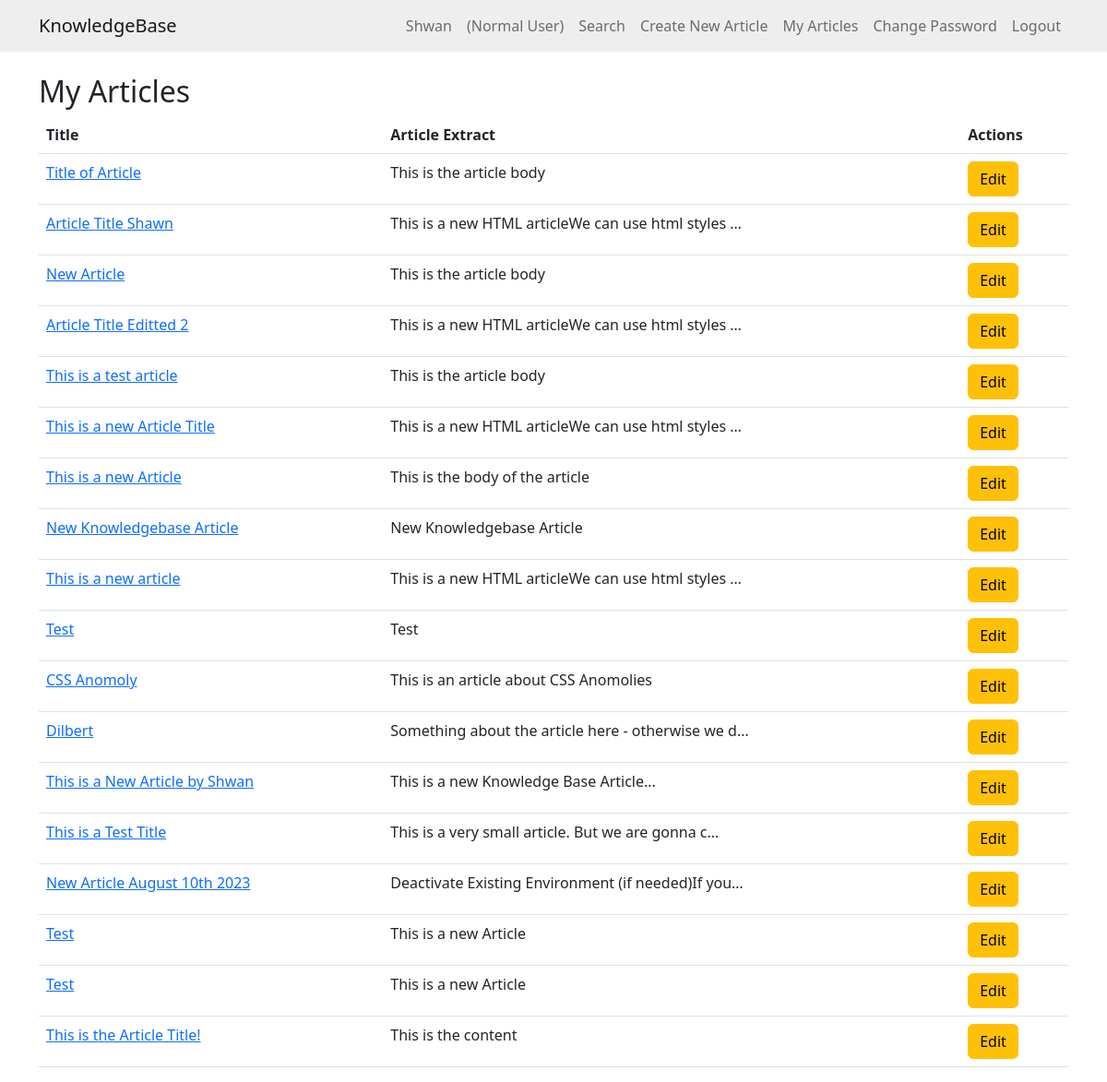
The page /myarticles/ (signed in) on the database its author committed.
### knowledge/models.py (models this page shows)
class KBEntry(models.Model):
    title = models.CharField(max_length=255)
    article = models.TextField()
    created_by = models.ForeignKey(User, related_name="created_kb_entries", on_delete=models.SET_NULL, null=True)
    created_datetime = models.DateTimeField(auto_now_add=True)
    modified_datetime = models.DateTimeField(auto_now=True)
    last_modified_by = models.ForeignKey(User, related_name="modified_kb_entries", on_delete=models.SET_NULL, null=True)
    deleted_datetime = models.DateTimeField(null=True, blank=True)
    deleted_by = models.ForeignKey(User, related_name="deleted_kb_entries", on_delete=models.SET_NULL, null=True, blank=True)
    upvotes = models.ManyToManyField(User, related_name="upvoted_kb_entries", blank=True)
    downvotes = models.ManyToManyField(User, related_name="downvoted_kb_entries", blank=True)
    meta_data = models.ManyToManyField('Tag', blank=True) # Assuming you will have a 'Tag' model

### knowledge/views.py (the view)
# urls.py: path('myarticles/', my_articles, name='my_articles'),
@login_required
def my_articles(request):
    user_articles = KBEntry.objects.filter(created_by=request.user, deleted_datetime__isnull=True)
    return render(request, 'knowledge/my_articles.html', {'articles': user_articles})

### knowledge/templates/knowledge/my_articles.html
{% extends 'knowledge/base.html' %}
{% block content %}
<br>
<h2>My Articles</h2>
{% if articles %}
    <table class="table">
        <thead>
            <tr>
                <th>Title</th>
                <th>Article Extract</th>
                <th>Actions</th>
            </tr>
        </thead>
        <tbody>
        {% for article in articles %}
            <tr>
                <td><a href="{% url 'article_detail' article.id %}">{{ article.title }}</a></td>
                <td>{{ article.article|striptags|truncatechars:50 }}</td>
                <td>
                    <a href="{% url 'edit_article' article.id %}" class="btn btn-warning">Edit</a>
                </td>
            </tr>
        {% endfor %}
        </tbody>
    </table>
{% else %}
    <p>You haven't written any articles yet.</p>
{% endif %}
{% endblock %}

### knowledge/templates/knowledge/base.html (shortened to what this page needs)
<!DOCTYPE html>
<html lang="en">
  <head>
    {% load static %}
    <link
      href="https://cdn.jsdelivr.net/npm/bootstrap@5.2.3/dist/css/bootstrap.min.css"
      rel="stylesheet"
    />
    <link
      rel="stylesheet"
      href="https://cdn.jsdelivr.net/npm/alertifyjs@1.13.1/build/css/alertify.min.css"
    />
    <link
      rel="stylesheet"
      href="https://cdn.jsdelivr.net/npm/alertifyjs@1.13.1/build/css/themes/default.min.css"
    />
    <link href="//cdn.quilljs.com/1.3.6/quill.snow.css" rel="stylesheet" />
  </head>
  <body>
    <nav
      class="navbar navbar-light navbar-expand-md"
      style="background-color: #eeeeee"
    >
      <div class="container">
        <a class="navbar-brand" href="/">KnowledgeBase</a>
        <div class="collapse navbar-collapse" id="navbarResponsive">
          <ul class="navbar-nav ms-auto">
            {% if user.is_authenticated %}
              <li class="nav-item">
                <a class="nav-link" id="nav5">{{ user.username }}</a>
              </li>
              {% if user.is_staff %}
              <li class="nav-item dropdown">
                <a class="nav-link dropdown-toggle" id="navbarDropdownMenuLink" role="button" data-bs-toggle="dropdown" aria-expanded="false">
                  Admin Tasks
                </a>
                <ul class="dropdown-menu" aria-labelledby="navbarDropdownMenuLink">
                  <li><a class="dropdown-item" href="{% url 'audit_logs' %}"">Audit Logs</a></li>
                  <li><a class="dropdown-item" href="{% url 'kb_list' %}">List All KB Articles</a></li>
                  <li><a class="dropdown-item" href="{% url 'user-list' %}">List All Users</a></li>
                </ul>
              </li>
              {% else %}
              <li class="nav-item">
                <a class="nav-link" id="logout">(Normal User)</a>
              </li>
              {% endif %}
            <li class="nav-item">
              <a class="nav-link" href="{% url 'home' %}"
                >Search</a
              >
            </li>
            <li class="nav-item">
              <a class="nav-link" href="{% url 'create' %}"
                >Create New Article</a
              >
            <li class="nav-item">
              <a class="nav-link" href="{% url 'my_articles' %}"
                >My Articles</a
            >
            </li>
            <li class="nav-item">
              <a class="nav-link" href="{% url 'change_password' %}"
                >Change Password</a
              >
            </li>
            <li class="nav-item">
              <a class="nav-link" id="logout" href="{% url 'logout' %}"
                >Logout</a
              >
            </li>
            {% endif %}
          </ul>
        </div>
      </div>
    </nav>
    <div class="container">{% block content %} {% endblock %}</div>
  </body>
</html>

### rows shown on the page
KBEntry: title "Title of Article", article "This is the article body"
KBEntry: title "Article Title Shawn", article "This is a new HTML articleWe can use html styles …"
KBEntry: title "New Article", article "This is the article body"
KBEntry: title "Article Title Editted 2", article "This is a new HTML articleWe can use html styles …"
KBEntry: title "This is a test article", article "This is the article body"
KBEntry: title "This is a new Article Title", article "This is a new HTML articleWe can use html styles …"
KBEntry: title "This is a new Article", article "This is the body of the article"
KBEntry: title "New Knowledgebase Article", article "New Knowledgebase Article"
KBEntry: title "This is a new article", article "This is a new HTML articleWe can use html styles …"
KBEntry: title "Test", article "Test"
KBEntry: title "CSS Anomoly", article "This is an article about CSS Anomolies"
KBEntry: title "Dilbert", article "Something about the article here - otherwise we d…"
KBEntry: title "This is a New Article by Shwan", article "This is a new Knowledge Base Article..."
KBEntry: title "This is a Test Title", article "This is a very small article. But we are gonna c…"
KBEntry: title "New Article August 10th 2023", article "Deactivate Existing Environment (if needed)If you…"
KBEntry: title "Test", article "This is a new Article"
KBEntry: title "Test", article "This is a new Article"
KBEntry: title "This is the Article Title!", article "This is the content"

### other values the page prints
{{ user.username }} "Shwan"
